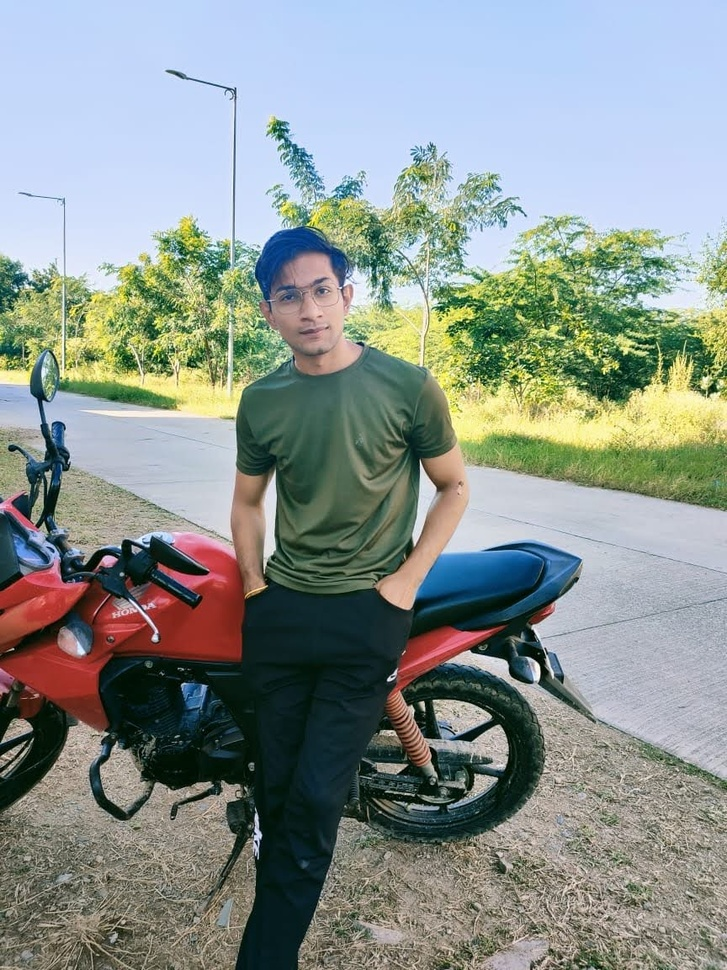
#> input picture MINI_OpenCV_projects/Color detection/nick.jpg, 727 x 970 px, shrunk from 864 x 1152 before the run, found by its file name
$ python 'Image Cropping.py'
#> lines starting #> are read from the running program, lines starting #| are printed output that depends on the picture
import cv2
import numpy as np

img = cv2.imread('nick.jpg')
#> img is the input picture: shape (970, 727, 3); mean B, G, R 142.3, 147.2, 138.1

height, width = img.shape[:2]
#> height = 970; width = 727


# Let's get the starting pixel coordinates(top left of the cropping rectangle)
start_row, start_col = int(height *.25),int(width*.25)
#> start_row = 242; start_col = 181

# Let's get the ending pixel coordinates(bottom right)
end_row, end_col = int(height*.75),int(width*.75)
#> end_row = 727; end_col = 545

#Simply use the indexing to crop the image
cropped = img[start_row:end_row, start_col:end_col]
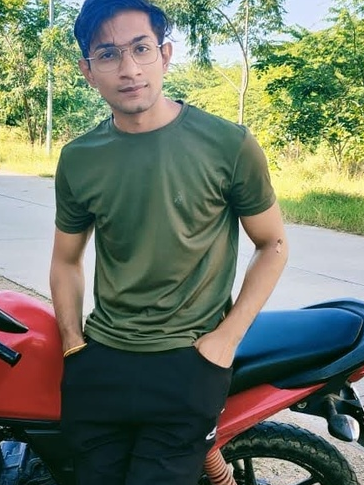
#> cropped: shape (485, 364, 3); mean B, G, R 101.7, 119, 109.5

cv2.imshow("Original Image", img)
cv2.imshow("Cropped Image", cropped)

cv2.waitKey(0)
cv2.destroyAllWindows()

$ run again, with MINI_OpenCV_projects/Color detection/colorpic.jpg copied over MINI_OpenCV_projects/Color detection/nick.jpg
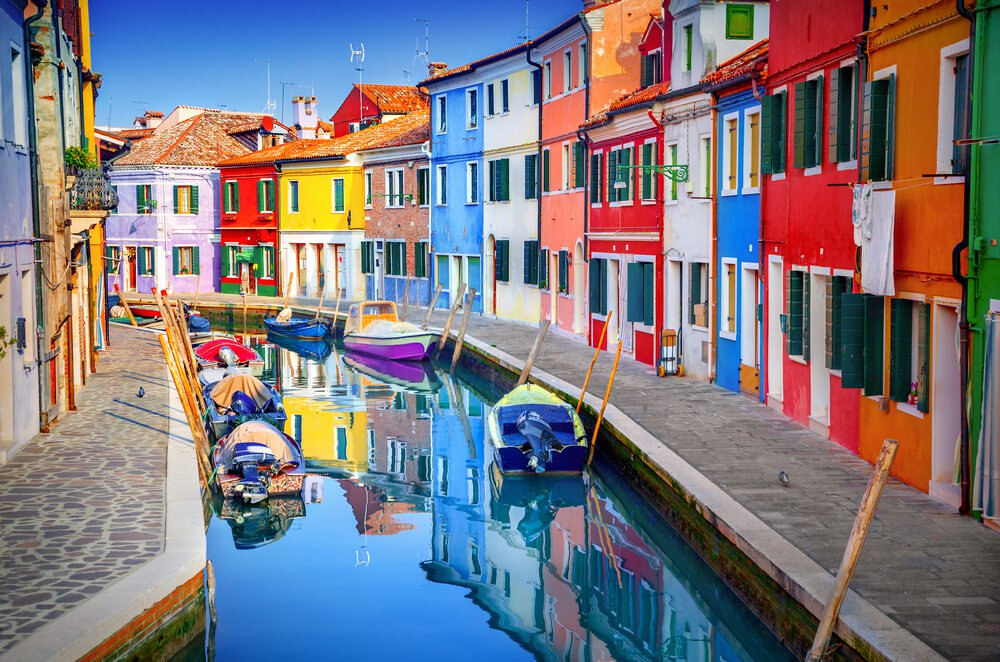
#> input picture MINI_OpenCV_projects/Color detection/colorpic.jpg, 1000 x 662 px, found by its file name
#> img is the input picture: shape (662, 1000, 3); mean B, G, R 127.2, 120.1, 124.8
#> `cropped = img[start_row:end_row, start_col:end_col]`:
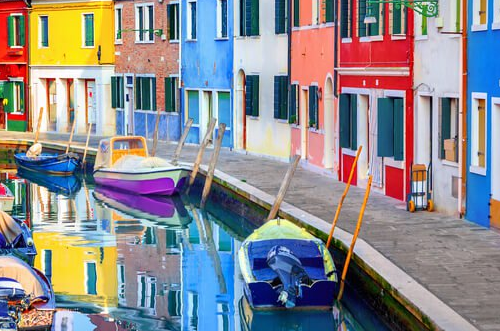
#> cropped: shape (331, 500, 3); mean B, G, R 143.2, 138.9, 140.2
